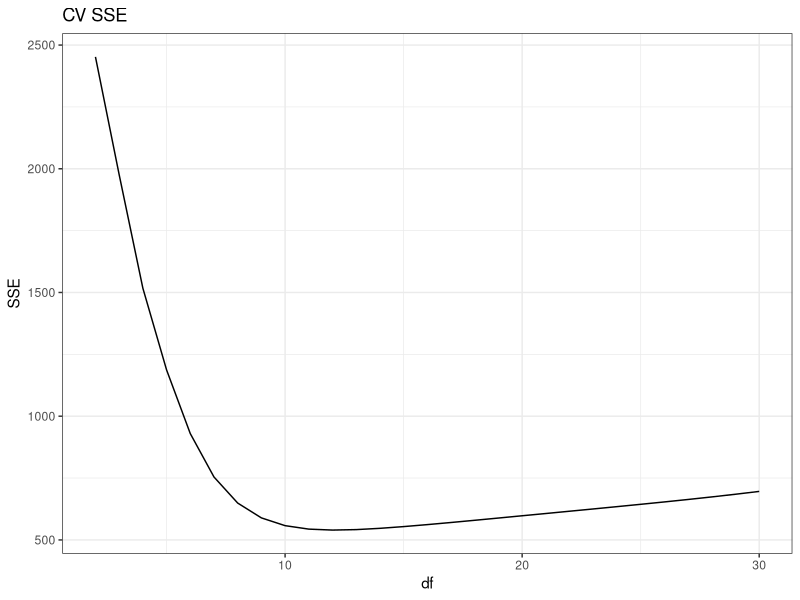
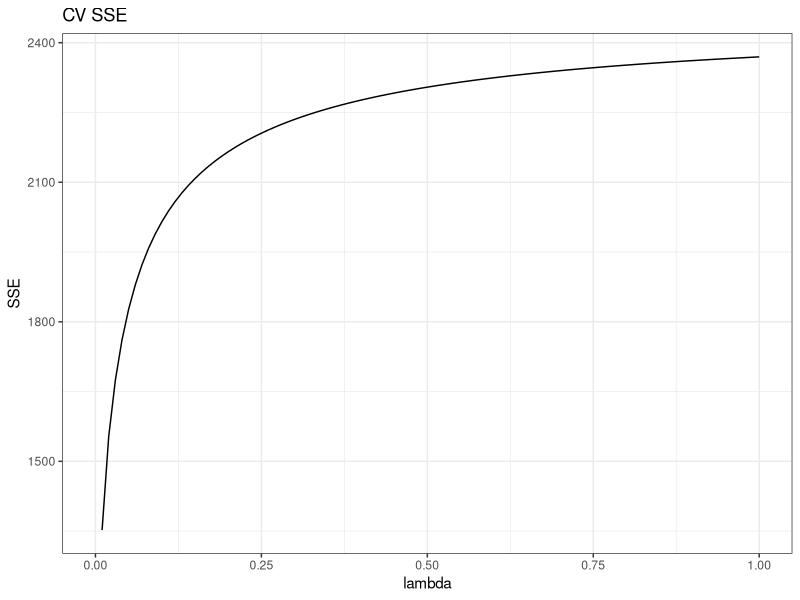
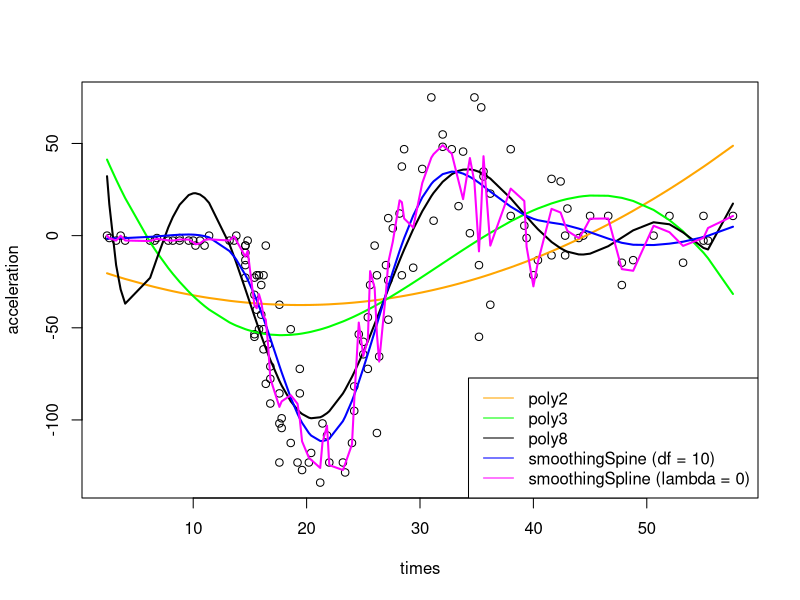

R code for these plots, in order:
## ---- chunk 1
knitr::opts_chunk$set(error=TRUE,        # Keep compiling upon error
                      collapse=TRUE,     # collapse by default
                      echo=TRUE,         # echo code by default
                      comment = "#>",    # change comment character
                      fig.width = 9,     # set figure width
                      out.width = "90%", # set width of displayed images
                      warning=TRUE,      # show R warnings
                      message=FALSE)     # show R messages

packageTest<- function(x)  {
    if (!require(x,character.only = TRUE))  {
      install.packages(x,dep=TRUE)
      if(!require(x,character.only = TRUE)) stop("Package not found")
    }
}

options(warn=-1)
## ---- chunk 2
library(MASS)
library(splines)
library(dplyr)
library(tidyr)
packageTest("tidyverse")
mcycle <- mcycle

## ---- chunk 3
# remove duplicated values for cross validaton:
my_data <- mcycle
my_data <- my_data[!duplicated(my_data$times), ]

k <- 30
sse_ <- c()
for(j in 2:k) {
  smspl <- smooth.spline(x=my_data$times, y=my_data$accel, df=j, cv=TRUE)
  sse_ = append(sse_, smspl$cv.crit)
}
df_res_ = data.frame(df=2:k, SSE=sse_)

df_res_ %>%
  ggplot(., aes(x=df, y=SSE))+
  geom_line()+ ggtitle("CV SSE") + 
  theme_bw()

smsplDf <- smooth.spline(x=my_data$times, y=my_data$accel, df=10)
smspl$lambda
## ---- chunk 4
lamb <- seq(0.0,1, 0.01)

sse_ <- c()
for(j in lamb) {
  smspl <- smooth.spline(x=my_data$times, y=my_data$accel, lambda=j, cv=TRUE)
  sse_ = append(sse_, smspl$cv.crit)
}
df_res_ = data.frame(lambda=lamb, SSE=sse_)

df_res_ %>%
  ggplot(., aes(x=lambda, y=SSE))+
  geom_line()+ ggtitle("CV SSE") + 
  theme_bw()

smsplLamb <- smooth.spline(x=mcycle$times, y=mcycle$accel, lambda=0.0)
smspl$df
## ---- chunk 5
poly2 <- lm(data=mcycle, accel ~ poly(times, 2))
poly3 <- lm(data=mcycle, accel ~ poly(times, 3))
poly8 <- lm(data=mcycle, accel ~ poly(times, 8))

plot(mcycle$times, mcycle$accel, xlab="times", ylab="acceleration")
lines(mcycle$times, predict(poly2), type="l", col="orange", lwd=2)
lines(mcycle$times, predict(poly3), type="l", col="green", lwd=2)
lines(mcycle$times, predict(poly8), type="l", col="black", lwd=2)
lines(my_data$times, predict(smsplDf)$y, type="l", col="blue", lwd=2)
lines(my_data$times, predict(smsplLamb)$y, type="l", col="magenta", lwd=2)

legend("bottomright",
       legend=c("poly2", "poly3", "poly8", "smoothingSpine (df = 10)", "smoothingSpline (lambda = 0)"),
       col=c("orange", "green", "black", "blue", "magenta"),
       lty=1, lwd=1)

